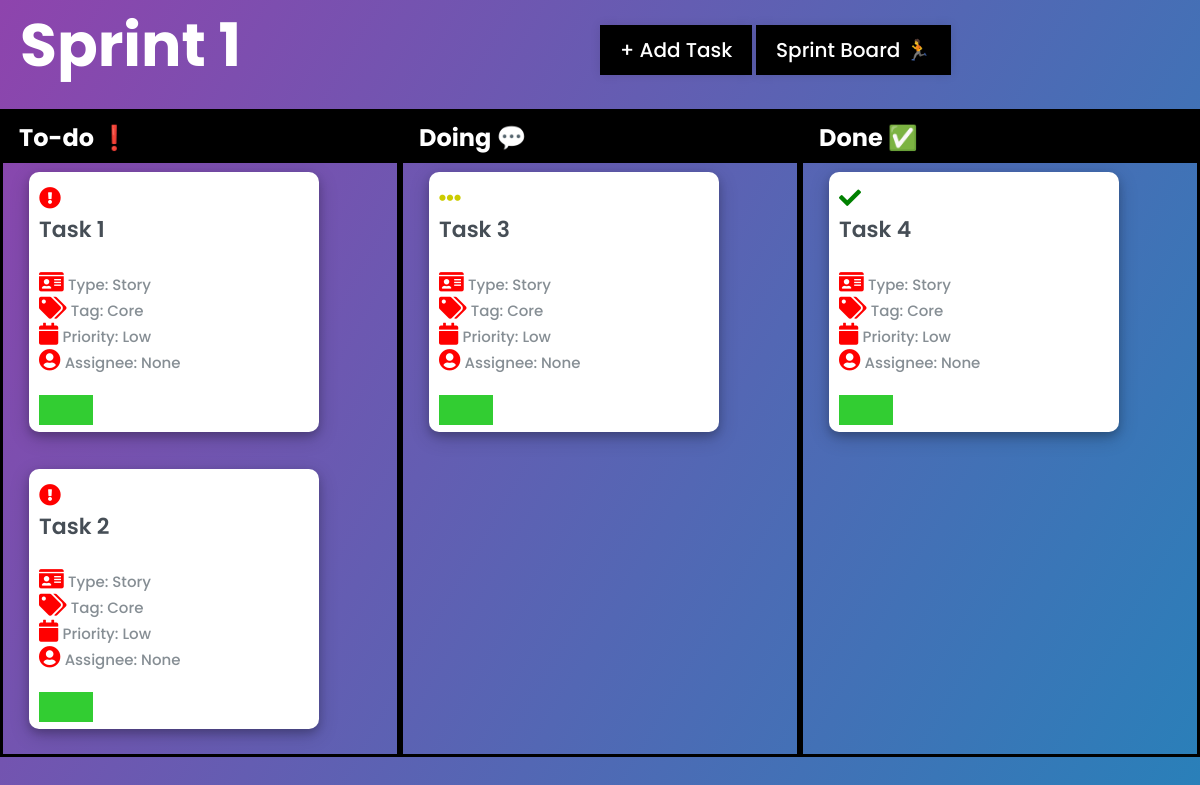
The page /kanban/1 on the database its author committed.
### tables this page shows
CREATE TABLE "Sprint" (
	"sprint_id"	INTEGER NOT NULL UNIQUE,
	"sprint_name"	TEXT,
	"sprint_start"	TEXT,
	"sprint_end"	TEXT,
	"sprint_status"	TEXT,
	PRIMARY KEY("sprint_id" AUTOINCREMENT)
);

CREATE TABLE "card" (
	"card_id"	INTEGER NOT NULL UNIQUE,
	"card_name"	TEXT NOT NULL,
	"card_tag"	TEXT,
	"card_priority"	TEXT,
	"card_storypoint"	TEXT,
	"card_description"	TEXT,
	"card_status"	TEXT,
	"card_start"	TEXT,
	"card_stop"	TEXT,
	"card_elapsed"	TEXT,
	"list_id"	INTEGER,
	"user_username"	TEXT,
	"sprint_id"	INTEGER,
	"card_type"	INTEGER,
	FOREIGN KEY("list_id") REFERENCES "List"("list_id"),
	FOREIGN KEY("user_username") REFERENCES "User"("user_username"),
	FOREIGN KEY("sprint_id") REFERENCES "Sprint"("sprint_id") ON DELETE SET NULL,
	PRIMARY KEY("card_id" AUTOINCREMENT)
);

### app.py (the view)
@app.route('/kanban/<int:id>', methods=['GET', 'POST'])
def kanban(id):
    sprints = appDb.all_sprint()
    for sprint in sprints:
        if sprint[0] == id:
            sprint_name = sprint[1]
    tasks = appDb.all_cards()
    if request.method == "POST":
        task_id = request.form.get("add_task")
        appDb.update_card("sprint_id", id, task_id)
        return redirect(f"/kanban/{id}")
    else:
        return render_template('kanban.html', tasks=tasks, id=id, sprint_name=sprint_name)

### db.py (called while the page is built)
    def all_cards(self ) :
        try :
            self.cursor.execute(
                "SELECT * from CARD")
            return self.cursor.fetchall()
        except Exception as e :
            return e

    def all_sprint(self) :
        try :
            self.cursor.execute(
                "Select * from sprint")
            return self.cursor.fetchall()
        except Exception as e :
            return e

### templates/kanban.html (shortened to what this page needs)
{% extends "base.html" %}
{% block head %}
<link rel="stylesheet" href="https://use.fontawesome.com/releases/v5.15.4/css/all.css"/>
{% endblock %}
{%block body %}
<div class="kanban_page">
    <h1>{{sprint_name}}</h1>
     <div class="todo-container" >
        <div class="status">
            <h2>To-do &#10071</h2>
            {% for task in tasks %}
            {% if task[6] == "To do" and task[12] == id %}
            <div class="miniature_card">
                <div class="front_facing">
                    {% if task[6] == "To do" %}
                        <div><i class="fa fa-exclamation-circle" style="color:red; margin-top: 5px;"></i></div>
                    {% elif task[6] == "Doing" %}
                        <div><i class="fa fa-ellipsis-h" style="color: 	#CCCC00; margin-top: 5px;"></i></div>
                    {% else %}
                        <div><i class="fa fa-check" style="color:green; margin-top: 5px;"></i></div>
                    {% endif %}
                    <div class="card_text">
                        <h3 class="name">{{task[1]}}</h3>
                        <br>
                    </div>
                    <div class="tag_type_priority">
                        <i class="fa fa-id-card"></i>
                        <span class="quote2">Type: {{task[13]}}</span>
                        <br>
                        <i class="fa fa-tags"></i>
                        <span class="quote2">Tag: {{task[2]}}</span>
                        <br>
                        <i class="fa fa-calendar"></i>
                        <span class="quote2">Priority: {{task[3]}}</span>
                        <br>
                        <i class="fa fa-user-circle"></i>
                        <span class="quote2">Assignee: {{task[11]}}</span>
                        <br>
                        <div class="line">
                            {% if task[4] == "1" %}
                                <span class="color-1"></span>
                            {% elif task[4] == "2" %}
                                <span class="color-1"></span>
                                <span class="color-2"></span>
                            {% elif task[4] == "3" %}
                                <span class="color-1"></span>
                                <span class="color-2"></span>
                                <span class="color-3"></span>
                            {% elif task[4] == "4" %}
                                <span class="color-1"></span>
                                <span class="color-2"></span>
                                <span class="color-3"></span>
                                <span class="color-4"></span>
                            {% else %}
                                <span class="color-1"></span>
                                <span class="color-2"></span>
                                <span class="color-3"></span>
                                <span class="color-4"></span>
                                <span class="color-5"></span>
                            {% endif %}
                        </div>
                    </div>
                </div>
            </div>
            {% endif %}
            {% endfor %}
        </div>
        <div class="status">
            <h2>Doing &#128172</h2>
            {% for task in tasks %}
            {% if task[6] == "Doing" and task[12] == id %}
            <div class="miniature_card">
                <div class="front_facing">
                    {% if task[6] == "To do" %}
                        <div><i class="fa fa-exclamation-circle" style="color:red; margin-top: 5px;"></i></div>
                    {% elif task[6] == "Doing" %}
                        <div><i class="fa fa-ellipsis-h" style="color: 	#CCCC00; margin-top: 5px;"></i></div>
                    {% else %}
                        <div><i class="fa fa-check" style="color:green; margin-top: 5px;"></i></div>
                    {% endif %}
                    <div class="card_text">
                        <h3 class="name">{{task[1]}}</h3>
                        <br>
                    </div>
                    <div class="tag_type_priority">
                        <i class="fa fa-id-card"></i>
                        <span class="quote2">Type: {{task[13]}}</span>
                        <br>
                        <i class="fa fa-tags"></i>
                        <span class="quote2">Tag: {{task[2]}}</span>
                        <br>
                        <i class="fa fa-calendar"></i>
                        <span class="quote2">Priority: {{task[3]}}</span>
                        <br>
                        <i class="fa fa-user-circle"></i>
                        <span class="quote2">Assignee: {{task[11]}}</span>
                        <br>
                        <div class="line">
                            {% if task[4] == "1" %}
                                <span class="color-1"></span>
                            {% elif task[4] == "2" %}
                                <span class="color-1"></span>
                                <span class="color-2"></span>
                            {% elif task[4] == "3" %}
                                <span class="color-1"></span>
                                <span class="color-2"></span>
                                <span class="color-3"></span>
                            {% elif task[4] == "4" %}
                                <span class="color-1"></span>
                                <span class="color-2"></span>
                                <span class="color-3"></span>
                                <span class="color-4"></span>
                            {% else %}
                                <span class="color-1"></span>
                                <span class="color-2"></span>
                                <span class="color-3"></span>
                                <span class="color-4"></span>
                                <span class="color-5"></span>
                            {% endif %}
                        </div>
                    </div>
                </div>
            </div>
            {% endif %}
            {% endfor %}
        </div>
        <div class="status">
            <h2>Done &#9989</h2>
            {% for task in tasks %}
            {% if task[6] == "Done" and task[12] == id %}
            <div class="miniature_card">
                <div class="front_facing">
                    {% if task[6] == "To do" %}
                        <div><i class="fa fa-exclamation-circle" style="color:red; margin-top: 5px;"></i></div>
                    {% elif task[6] == "Doing" %}
                        <div><i class="fa fa-ellipsis-h" style="color: 	#CCCC00; margin-top: 5px;"></i></div>
                    {% else %}
                        <div><i class="fa fa-check" style="color:green; margin-top: 5px;"></i></div>
                    {% endif %}
                    <div class="card_text">
                        <h3 class="name">{{task[1]}}</h3>
                        <br>
                    </div>
                    <div class="tag_type_priority">
                        <i class="fa fa-id-card"></i>
                        <span class="quote2">Type: {{task[13]}}</span>
                        <br>
                        <i class="fa fa-tags"></i>
                        <span class="quote2">Tag: {{task[2]}}</span>
                        <br>
                        <i class="fa fa-calendar"></i>
                        <span class="quote2">Priority: {{task[3]}}</span>
                        <br>
                        <i class="fa fa-user-circle"></i>
                        <span class="quote2">Assignee: {{task[11]}}</span>
                        <br>
                        <div class="line">
                            {% if task[4] == "1" %}
                                <span class="color-1"></span>
                            {% elif task[4] == "2" %}
                                <span class="color-1"></span>
                                <span class="color-2"></span>
                            {% elif task[4] == "3" %}
                                <span class="color-1"></span>
                                <span class="color-2"></span>
                                <span class="color-3"></span>
                            {% elif task[4] == "4" %}
                                <span class="color-1"></span>
                                <span class="color-2"></span>
                                <span class="color-3"></span>
                                <span class="color-4"></span>
                            {% else %}
                                <span class="color-1"></span>
                                <span class="color-2"></span>
                                <span class="color-3"></span>
                                <span class="color-4"></span>
                                <span class="color-5"></span>
                            {% endif %}
                        </div>
                    </div>
                </div>
            </div>
            {% endif %}
            {% endfor %}
    </div>
</div>
<div class="return_button">
    <a href="http://127.0.0.1:5000/sprint-board">Sprint Board &#127939</a>
</div>
<label for="add_task_check" class="show_add_task_btn2">+ Add Task</label>
{% endblock %}

### static/css/main.css (style rules this page uses)
* { margin: 0; padding: 0; box-sizing: border-box; font-family: "Poppins", sans-serif; }
body { margin: 0; padding: 0; overflow: hidden; }
.miniature_card { width: 290px; max-width: 290px; height: 260px; max-height: 260px; background-color: #fff; justify-content: left; align-items: left; text-align: left; border-radius: 10px; box-shadow: 0 4px 8px 0 rgba(0, 0, 0, 0.2), 0 6px 20px 0 rgba(0, 0, 0, 0.19); padding: 10px; overflow: hidden; margin-left: 10px; word-wrap: break-word; }
.miniature_card i { font-size: 22px !important; color: red; }
.miniature_card .name { font-size: 22px; color: #464e56; font-weight: 600; }
.miniature_card .quote2 { font-size: 15px; font-weight: 500; color: #868e94; }
.line span { display:block; width:20%; float:left; height:5px; margin-top: 20px; height: 30px; }
.line { width:100%; }
.color-1 { background: limegreen; }
.kanban_page { background: linear-gradient(120deg, #8e44ad, #2980b9); height: 100vh; }
.kanban_page h1 { text-align: left; padding-left: 20px; padding-bottom: 5px; font-size: 60px; color: white; }
.todo-container { position: relative; top: 50%; left: 50%; transform: translate(-50%, -55%); height: 90vh; display: flex; justify-content: center; }
.status { width: 33.33%; position: relative; border: 3px solid black; padding: 60px 1rem 0.5rem; display: grid; grid-template-columns: repeat(1, minmax(150px, 0.5fr)); grid-row: 150px; gap: 20px; justify-items: left; overflow: auto; max-height: 90%; margin-top: 10px; }
.status h2 { position: absolute; top: 0; Left: 0; margin: 0; width: 100%; padding: 0.5rem 1rem; color: white; background-color: black; }
.show_add_task_btn2 { background-color: black; padding: 10px 20px; font-size: 20px; font-weight: 500; color: white; cursor: pointer; box-shadow: 0px 0px 10px rgba(0,0,0,0.1); border-color: black; position: absolute; top: 25px; left: 50%; }
.kanban_page .return_button a { background-color: black; padding: 10px 20px; font-size: 20px; font-weight: 500; color: white; cursor: pointer; box-shadow: 0px 0px 10px rgba(0,0,0,0.1); border-color: black; position: absolute; top: 25px; left: 63%; text-decoration: none; }

### rows shown on the page
Sprint: sprint_name "Sprint 1"
card: card_status "To do" (drawn), card_name "Task 1", card_type "Story", card_tag "Core", card_priority "Low", task "None", card_storypoint "1" (drawn)
card: card_status "To do" (drawn), card_name "Task 2", card_type "Story", card_tag "Core", card_priority "Low", task "None", card_storypoint "1" (drawn)
card: card_status "Doing" (drawn), card_name "Task 3", card_type "Story", card_tag "Core", card_priority "Low", task "None", card_storypoint "1" (drawn)
card: card_status "Done" (drawn), card_name "Task 4", card_type "Story", card_tag "Core", card_priority "Low", task "None", card_storypoint "1" (drawn)
